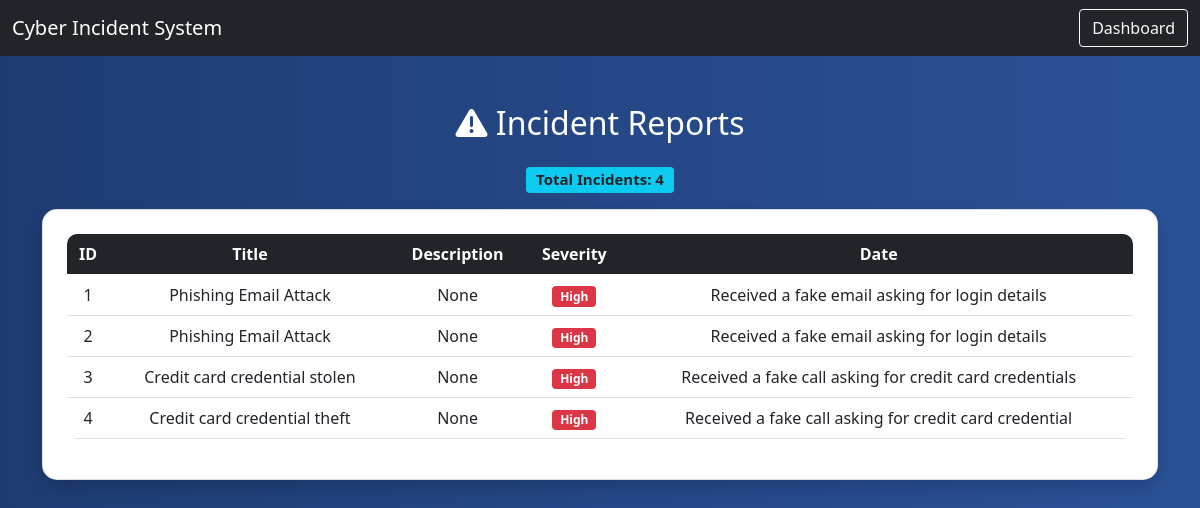
Before: /view with the older database file.
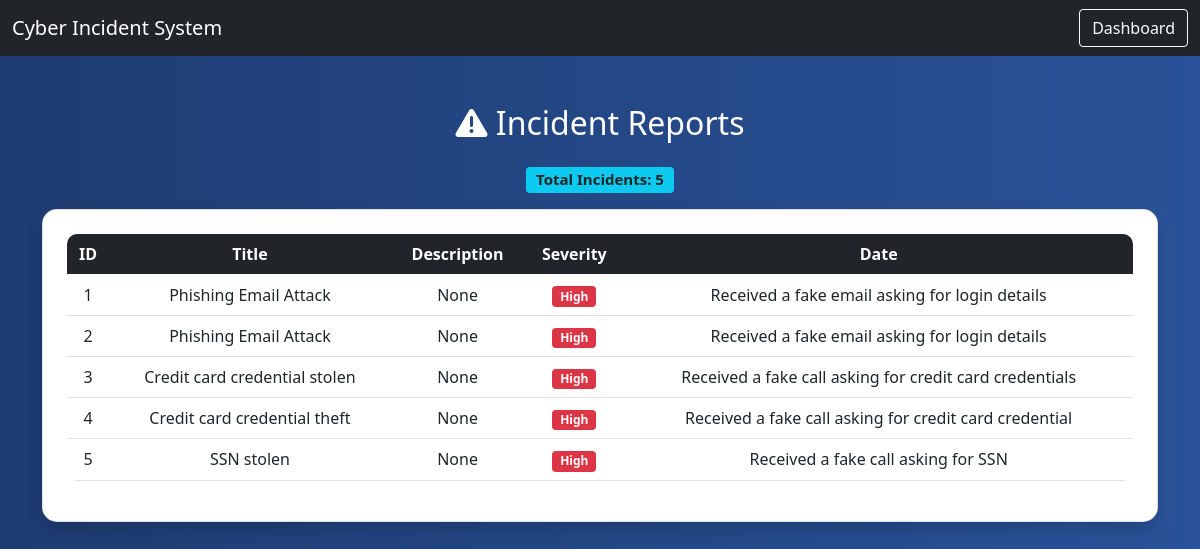
After: the same page with the newer database file.
### tables this page shows
CREATE TABLE incidents (id INTEGER PRIMARY KEY AUTOINCREMENT,title TEXT, type TEXT,severity TEXT,description TEXT,status TEXT, date TEXT);

### app.py (the view)
@app.route('/view')
def view():
    conn = get_db()
    incidents = conn.execute("SELECT * FROM incidents").fetchall()
    conn.close()
    return render_template("view.html", incidents=incidents)

### app.py (called while the page is built)
def get_db():
    return sqlite3.connect("database.db")

### templates/view.html (shortened to what this page needs)
<!DOCTYPE html>
<html>
<head>
        <link href="https://cdn.jsdelivr.net/npm/bootstrap@5.0.2/dist/css/bootstrap.min.css" rel="stylesheet">
        <link rel="stylesheet" href="https://cdnjs.cloudflare.com/ajax/libs/font-awesome/6.0.0/css/all.min.css">
</head>
<body>
<nav class="navbar navbar-dark bg-dark">
    <div class="container-fluid">
        <span class="navbar-brand">Cyber Incident System</span>
        <a href="/dashboard" class="btn btn-outline-light">Dashboard</a>
    </div>
</nav>
<div class="container mt-5">
    <h2 class="text-center mb-4">
        <i class="fas fa-exclamation-triangle"></i> Incident Reports
    </h2>
    <h5 class="text-center mb-3">
    <span class="badge bg-info text-dark">
        Total Incidents: {{ incidents|length }}
    </span>
</h5>
    <div class="card shadow p-4 bg-white text-dark">
        <table class="table table-hover text-center align-middle">
            <thead class="table-dark">
                <tr>
                    <th>ID</th>
                    <th>Title</th>
                    <th>Description</th>
                    <th>Severity</th>
                    <th>Date</th>
                </tr>
            </thead>
            <tbody>
                {% for incident in incidents %}
                <tr>
                    <td>{{ incident[0] }}</td>
                    <td>{{ incident[1] }}</td>
                    <td>{{ incident[2] }}</td>
                    <td>
                        {% if incident[3] == 'Low' %}
                            <span class="badge badge-low">Low</span>
                        {% elif incident[3] == 'Medium' %}
                            <span class="badge badge-medium">Medium</span>
                        {% else %}
                            <span class="badge badge-high">High</span>
                        {% endif %}
                    </td>
                    <td>{{ incident[4] }}</td>
                </tr>
                {% endfor %}
            </tbody>
        </table>
    </div>
</div>
</body>
</html>

### templates/view.html (style rules this page uses)
body { background: linear-gradient(to right, #1e3c72, #2a5298); color: white; }
.card { border-radius: 15px; }
.table { border-radius: 10px; overflow: hidden; }
.badge-high { background-color: #dc3545; }

Changed rows visible on the page:
added incidents: id "5", title "SSN stolen", incident "None", severity "High", description "Received a fake call asking for SSN"
Other visible differences:
{{ incidents|length }}: "4" → "5"
